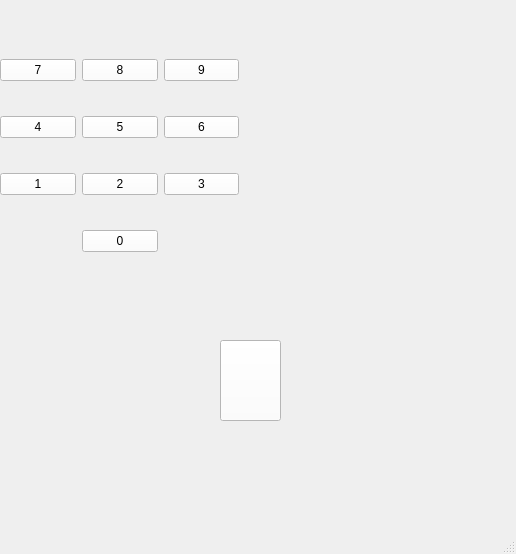
<?xml version="1.0" encoding="UTF-8"?>
<ui version="4.0">
 <class>MainWindow</class>
 <widget class="QMainWindow" name="MainWindow">
  <property name="geometry">
   <rect>
    <x>0</x>
    <y>0</y>
    <width>516</width>
    <height>554</height>
   </rect>
  </property>
  <property name="windowTitle">
   <string>MainWindow</string>
  </property>
  <property name="styleSheet">
   <string notr="true">QPushButton{
	background-color:white
}

QPushButton:hover{
	background-color:silver
}

QPushButton:pressed{
	background-color:green
}</string>
  </property>
  <widget class="QWidget" name="centralwidget">
   <widget class="QWidget" name="gridLayoutWidget">
    <property name="geometry">
     <rect>
      <x>0</x>
      <y>30</y>
      <width>239</width>
      <height>251</height>
     </rect>
    </property>
    <layout class="QGridLayout" name="gridLayout">
     <item row="3" column="1">
      <widget class="QPushButton" name="pushButton_13">
       <property name="text">
        <string>0</string>
       </property>
      </widget>
     </item>
     <item row="0" column="1">
      <widget class="QPushButton" name="pushButton_2">
       <property name="text">
        <string>8</string>
       </property>
      </widget>
     </item>
     <item row="2" column="2">
      <widget class="QPushButton" name="pushButton_7">
       <property name="text">
        <string>3</string>
       </property>
      </widget>
     </item>
     <item row="0" column="0">
      <widget class="QPushButton" name="pushButton">
       <property name="text">
        <string>7</string>
       </property>
      </widget>
     </item>
     <item row="0" column="2">
      <widget class="QPushButton" name="pushButton_3">
       <property name="text">
        <string>9</string>
       </property>
      </widget>
     </item>
     <item row="1" column="0">
      <widget class="QPushButton" name="pushButton_8">
       <property name="text">
        <string>4</string>
       </property>
      </widget>
     </item>
     <item row="1" column="1">
      <widget class="QPushButton" name="pushButton_6">
       <property name="text">
        <string>5</string>
       </property>
      </widget>
     </item>
     <item row="1" column="2">
      <widget class="QPushButton" name="pushButton_10">
       <property name="styleSheet">
        <string notr="true"/>
       </property>
       <property name="text">
        <string>6</string>
       </property>
      </widget>
     </item>
     <item row="2" column="0">
      <widget class="QPushButton" name="pushButton_5">
       <property name="text">
        <string>1</string>
       </property>
      </widget>
     </item>
     <item row="2" column="1">
      <widget class="QPushButton" name="pushButton_9">
       <property name="text">
        <string>2</string>
       </property>
      </widget>
     </item>
    </layout>
   </widget>
   <widget class="QPushButton" name="KIA">
    <property name="geometry">
     <rect>
      <x>220</x>
      <y>340</y>
      <width>61</width>
      <height>81</height>
     </rect>
    </property>
    <property name="text">
     <string/>
    </property>
    <property name="icon">
     <iconset>
      <normaloff>KIA.gif</normaloff>KIA.gif</iconset>
    </property>
    <property name="iconSize">
     <size>
      <width>50</width>
      <height>50</height>
     </size>
    </property>
   </widget>
  </widget>
  <widget class="QMenuBar" name="menubar">
   <property name="geometry">
    <rect>
     <x>0</x>
     <y>0</y>
     <width>516</width>
     <height>21</height>
    </rect>
   </property>
  </widget>
  <widget class="QStatusBar" name="statusbar"/>
 </widget>
 <resources/>
 <connections/>
</ui>
